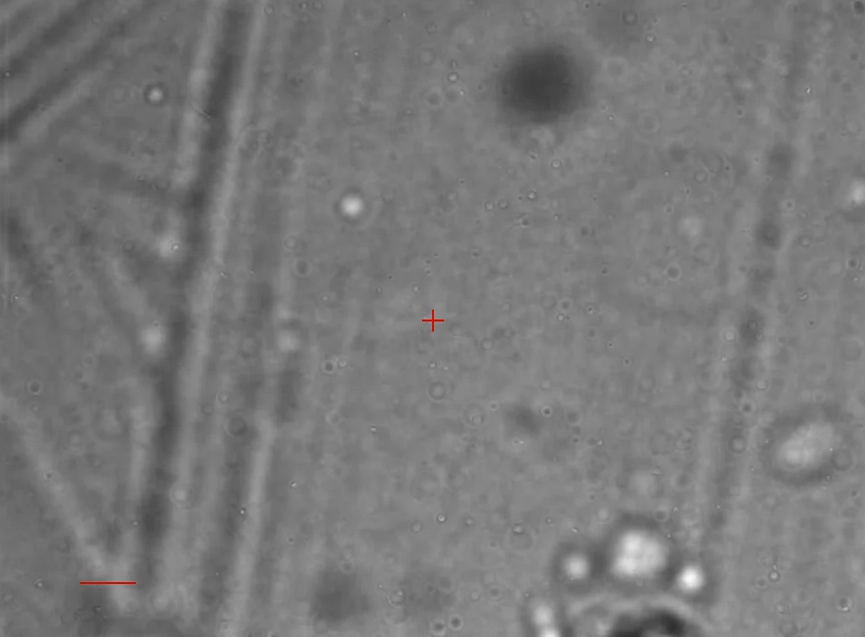
#> input picture development/paramecium0.png, 865 x 637 px
$ python paramecium_wait.py   (Python 2 division)
#> lines starting #> are read from the running program, lines starting #| are printed output that depends on the picture; after the words box and inside, x2 and y2 are one past the last pixel; in counts of white or black regions, pixels touching at a corner belong together; long printed decimals are rounded
'''
Trying to identify and locate Paramecium in the image, waiting for it to stop.
Using x40 images.
'''
import cv2
from matplotlib import pyplot as plt
from numpy import *
#from vision.paramecium_tracking import *

I0 = cv2.imread('paramecium0.png',0)
#> I0: shape (637, 865); min 48, max 250, mean 120.8
I1 = cv2.imread('paramecium1.png',0)
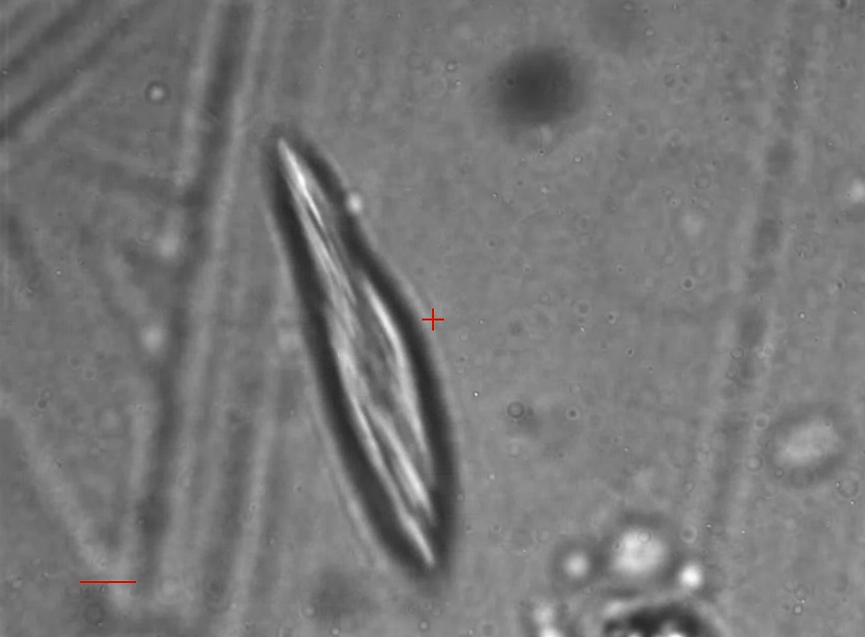
#> input picture development/paramecium1.png, 865 x 637 px
#> I1: shape (637, 865); min 40, max 255, mean 119.6

pixel_per_um = 5. # x40

# Resize
def resize(frame, ratio):
    height, width = frame.shape[:2]
    return cv2.resize(frame, (width / ratio, height / ratio))

# First filter both images
def smooth(frame, pixel_per_um = 5):
    blur_size = int(pixel_per_um*10)
    if blur_size % 2 == 0:
        blur_size+=1
    return cv2.GaussianBlur(frame, (blur_size, blur_size), 0)

width = I0.shape[1]
#> width = 865
ratio = width / 256
#> ratio = 3
pixel_per_um = pixel_per_um / ratio
#> pixel_per_um = 1.67

I0_small = resize(I0, ratio)
I1_small = resize(I1, ratio)
I0_smooth = smooth(I0_small, pixel_per_um)
I1_smooth = smooth(I1_small, pixel_per_um)
#> call 2 of smooth, with pixel_per_um = 1.67
#> in smooth (call 2), `return cv2.GaussianBlur(frame, (blur_size, blur_size), 0)`:
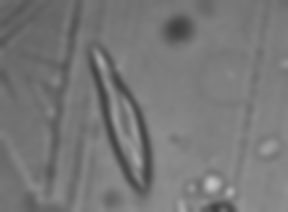
#> returned value: shape (212, 288); min 65, max 196, mean 119.4

# Background subtraction
I_sub = I1_smooth*1.-I0_smooth*1.
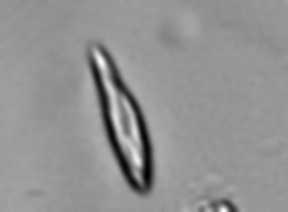
#> I_sub: shape (212, 288) float64; min -60, max 42, mean -1.2; drawn with min black and max white
normalizedImg = zeros(I_sub.shape)
normalizedImg = cv2.normalize(I_sub, normalizedImg, 0, 255, cv2.NORM_MINMAX)
normalizedImg = uint8(normalizedImg)

# Canny edge detection
#canny = cv2.Canny(normalizedImg, normalizedImg.shape[0]/8, normalizedImg.shape[0]/8)
canny = cv2.Canny(normalizedImg, 40, 40)
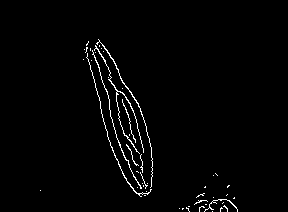
#> canny: shape (212, 288); 1.8% white in thin lines or dots, all inside (x1, y1, x2, y2) = (40, 39, 238, 212)

# ret, thresh = cv2.threshold(canny, 127, 255, 0)

ret = cv2.findContours(canny, 1, 2)
#> ret = 50 contours, 46 with area under 20; largest, box (x1, y1, x2, y2) and area: (94, 45, 144, 154) 46, (96, 39, 153, 188) 36, (86, 53, 152, 197) 26, (92, 50, 142, 189) 25
contours, hierarchy = ret[-2], ret[-1] # for compatibility with opencv2 and 3
#> contours has the same summary as ret

found = False
#for cnt in contours:
#    print cv2.arcLength(cnt, True)/pixel_per_um

hierarchy = hierarchy[0] # get the actual inner list of hierarchy descriptions

# For each contour, find the bounding rectangle and draw it
for contour,h in zip(contours,hierarchy):
    length = cv2.arcLength(contour, True)/pixel_per_um
    if (length>250): # this is not the total length, because it could be partial
        ellipse = cv2.fitEllipse(contour)
        (x, y), (MA, ma), angle = ellipse
        print MA/pixel_per_um, ma/pixel_per_um, angle
        #cv2.drawContours(I1_smooth, [contour], 0, (0, 255, 0), 3)
        cv2.ellipse(I1, ((int(x*ratio), int(y*ratio)), (int(MA*ratio), int(ma*ratio)), angle), (0, 255, 0), 2)
#> this loop made 50 passes
#> (h, length, x, y, MA, ma, angle) on pass 48: ([48, 46, -1, -1], 253.5, 122, 107.7, 16.03, 109.7, 156.3)
#> (contour, h, length) on passes 1, 2, 3, 7, 9, 10: ([[212, 211]], [1, -1, -1, -1], 0), ([[182, 208], [182, 209], [183, 208]], [2, 0, -1, -1], 2.05), ([[179, 208]], [3, 1, -1, -1], 0), ([[188, 206], [189, 206]], [7, 5, -1, -1], 1.2), ([[205, 204], [206, 204]], [9, 7, -1, -1], 1.2), ([[223, 202], [222, 203]], [10, 8, -1, -1], 1.7)
#| 9.621 65.841 156.313
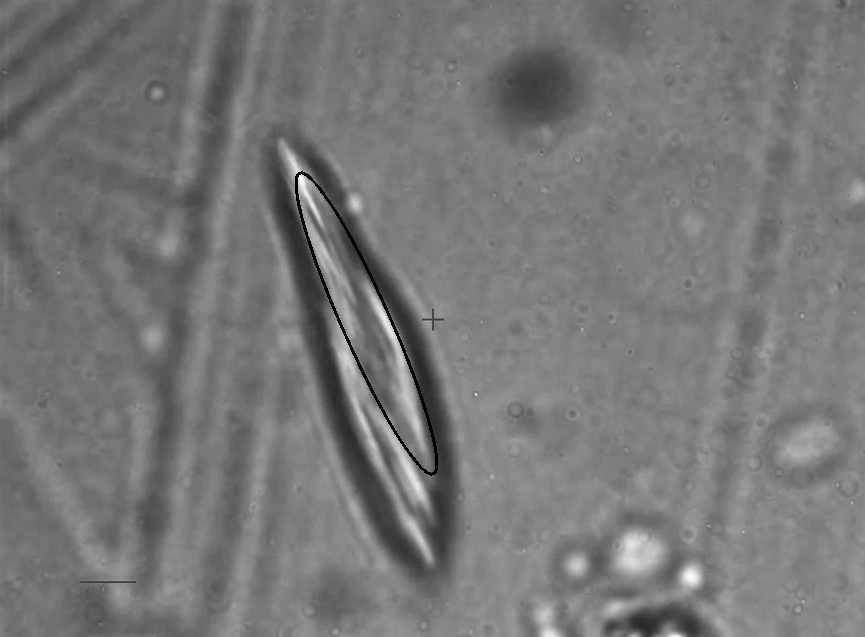
#> I1: shape (637, 865); min 0, max 255, mean 119.1

# [25 lines of commented-out code are left out]

plt.figure()
plt.imshow(I1, cmap = 'gray')
plt.xticks([]), plt.yticks([])  # to hide tick values on X and Y axis
plt.show()
